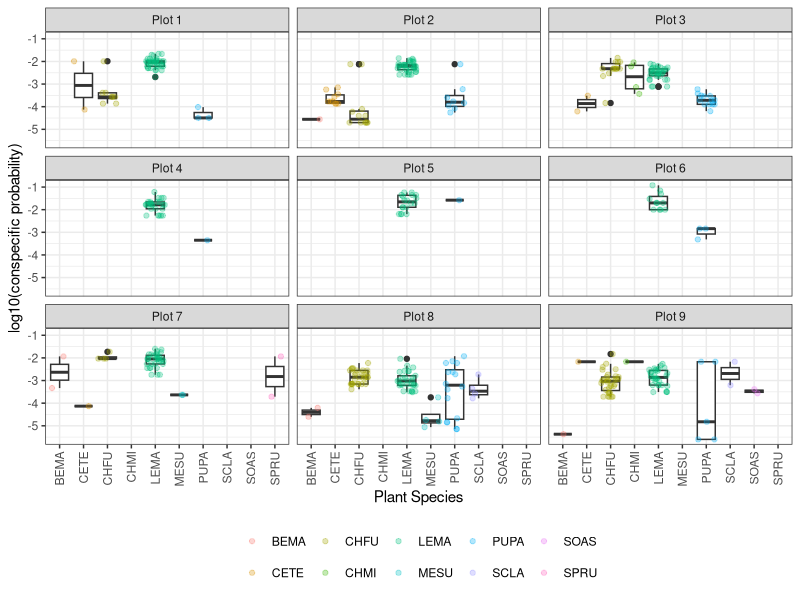
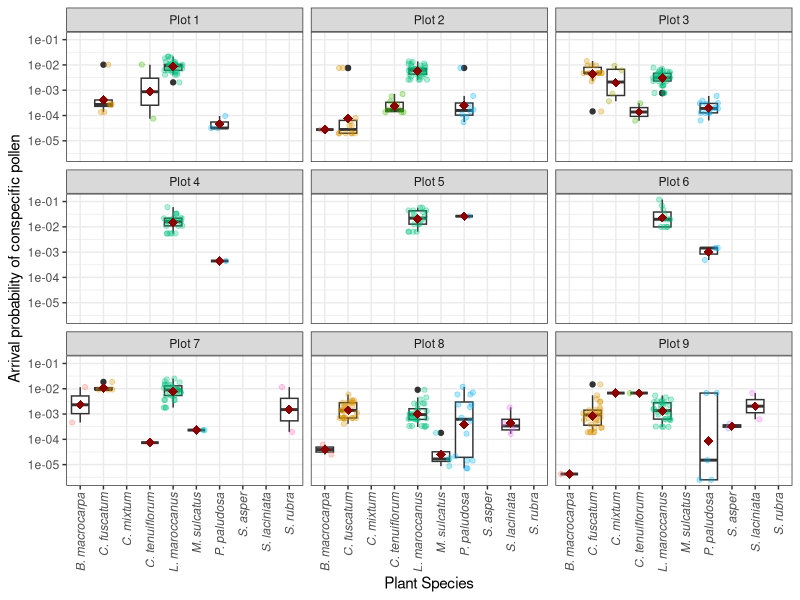
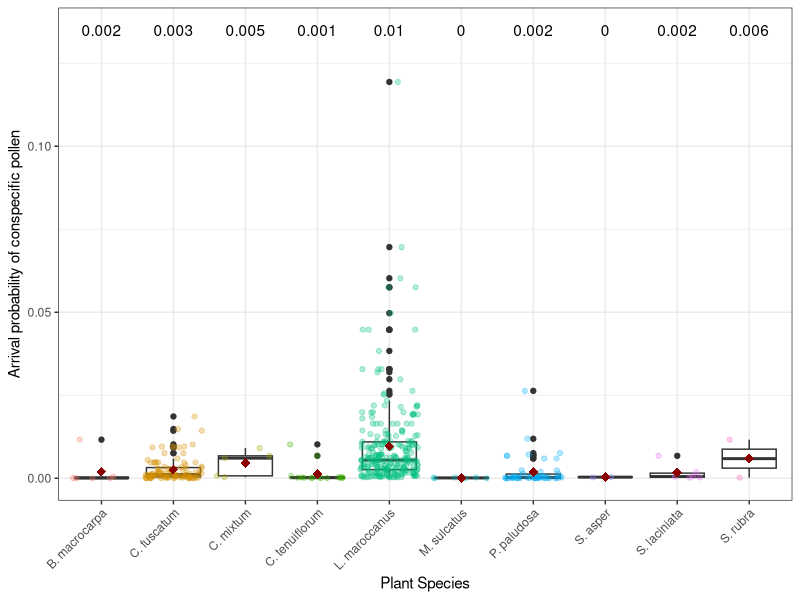
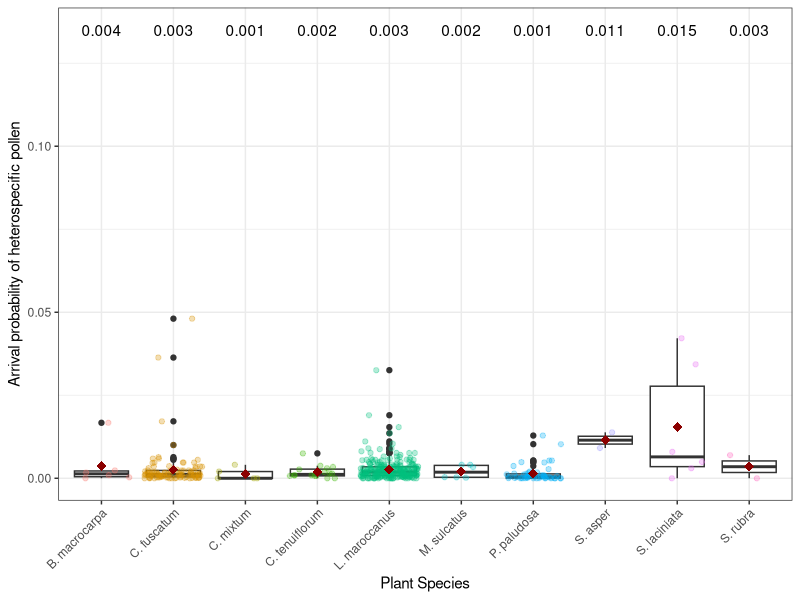
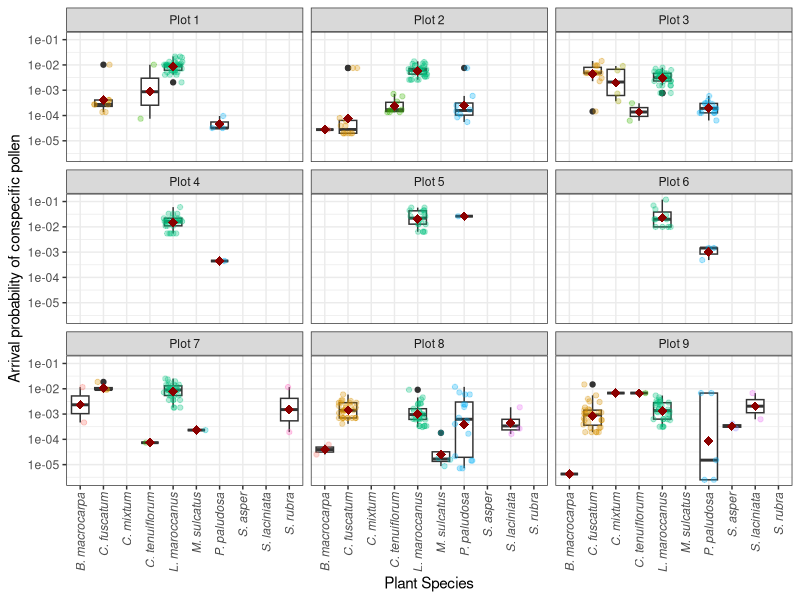
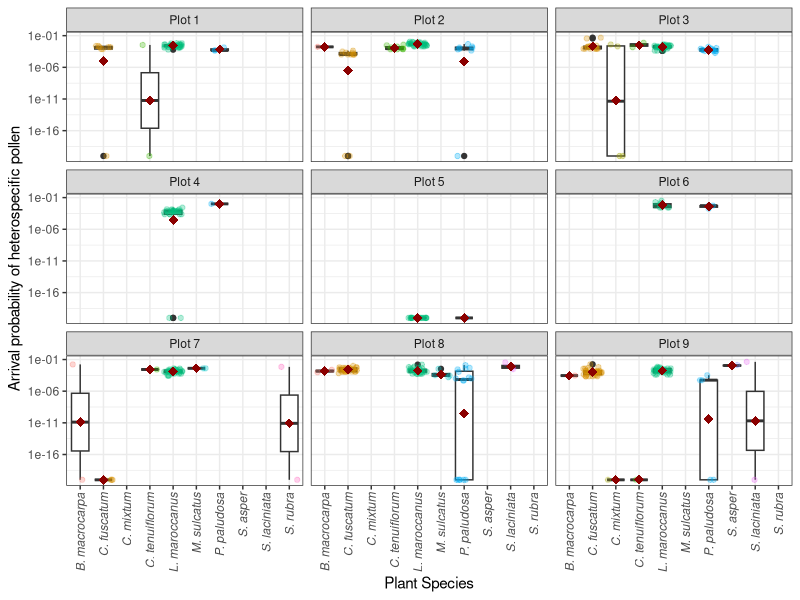
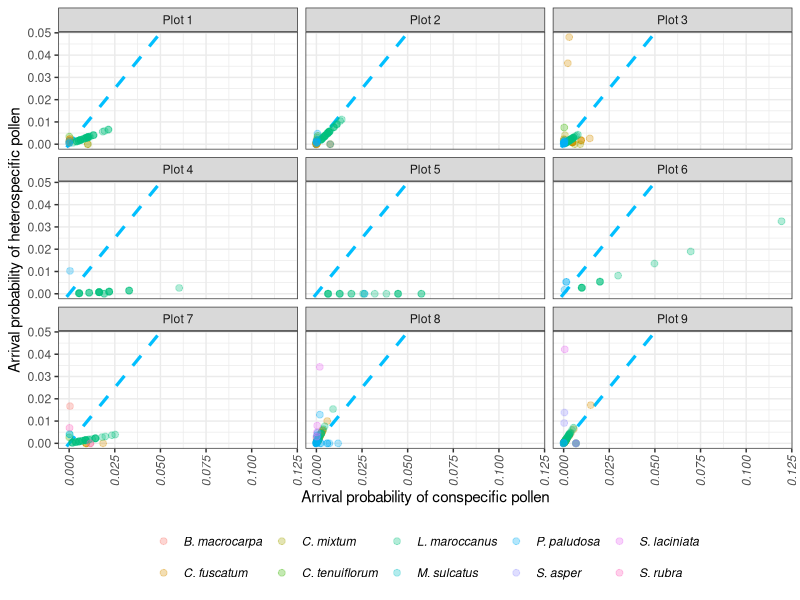
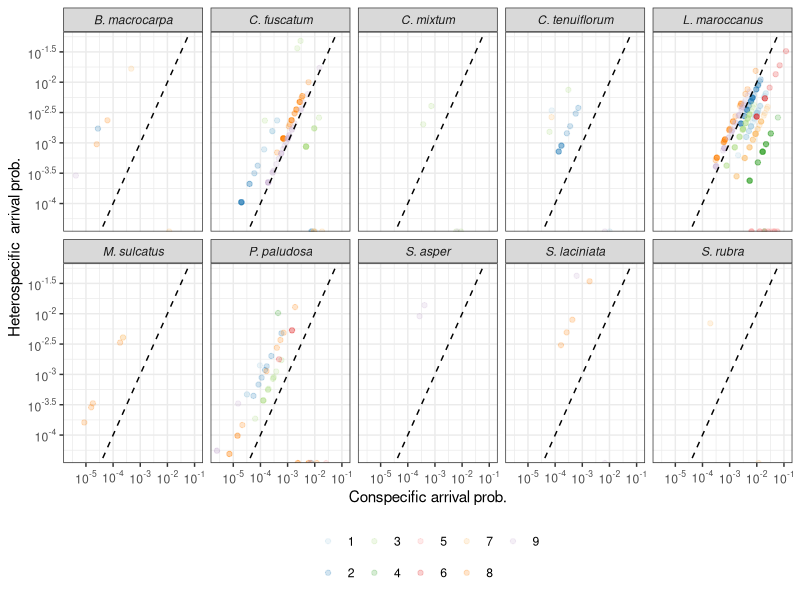

Generate these figures, in order, with R:

library(tidyverse)

Prob_results <- read_csv("Processed_data/2020_NN_plant_stationary_prob_results.csv")

Prob_results$consp_prob <- round(Prob_results$consp_prob,10)
Prob_results$heter_prob <- round(Prob_results$heter_prob,10)

plot_labs <-c(
  "Plot 1",
  "Plot 2",
  "Plot 3",
  "Plot 4",
  "Plot 5",
  "Plot 6",
  "Plot 7",
  "Plot 8",
  "Plot 9"
)
names(plot_labs) <- c(
  '1',
  '2',
  '3',
  '4',
  '5',
  "6",
  '7',
  '8',
  "9"
)



library(RColorBrewer)

ggplot(Prob_results,aes(x=layer,y=log10(consp_prob)))+
  #geom_violin()+ 
  
  geom_boxplot()+geom_point(aes(color=layer),
                            position = "jitter",alpha=0.3)+
  scale_fill_brewer(palette = 'Paired')+
  theme_bw()+
  facet_wrap(vars(Plot),nrow = 3,ncol = 3,labeller=labeller(Plot= plot_labs))+
  xlab("Plant Species") + ylab("log10(conspecific probability)") +
  labs(color = NULL)+ theme(legend.position="bottom")+
  theme(axis.text.x = element_text(angle = 90, vjust = 0.5, hjust=1))



means <- aggregate((consp_prob) ~  layer + Plot,
                   Prob_results, mean)

#Test significance of differences
library(ggpubr)
Prob_results_exp <- Prob_results
Prob_results_exp$layer[Prob_results_exp$layer == "BEMA"] <- "B. macrocarpa"
Prob_results_exp$layer[Prob_results_exp$layer == "CETE"] <- "C. tenuiflorum"
Prob_results_exp$layer[Prob_results_exp$layer == "CHFU"] <- "C. fuscatum"
Prob_results_exp$layer[Prob_results_exp$layer == "CHMI"] <- "C. mixtum"
Prob_results_exp$layer[Prob_results_exp$layer == "LEMA"] <- "L. maroccanus"
Prob_results_exp$layer[Prob_results_exp$layer == "MESU"] <- "M. sulcatus"
Prob_results_exp$layer[Prob_results_exp$layer == "PUPA"] <- "P. paludosa"
Prob_results_exp$layer[Prob_results_exp$layer == "SCLA"] <- "S. laciniata"
Prob_results_exp$layer[Prob_results_exp$layer == "SOAS"] <- "S. asper"
Prob_results_exp$layer[Prob_results_exp$layer == "SPRU"] <- "S. rubra"

# We add equiprobability line


nodes <- tibble(Plot = c(1:9), nodes = c(49,66,66,26,19,14,43,84,74)+
                            0*c(23,30,30,11,8,7,22,41,34))

Prob_results_exp_nodes <- Prob_results_exp %>% left_join(nodes, by = "Plot") 

ggplot(Prob_results_exp_nodes,
       aes(x=layer,y=(consp_prob)))+
  geom_boxplot()+
  geom_point(aes(color=layer),position = "jitter",alpha=0.3)+
  scale_fill_brewer(palette = 'Paired')+
  theme_bw()+scale_y_continuous(trans='log10')+
  stat_summary(fun=mean, colour="darkred", geom="point", 
               shape=18, size=3,show.legend = FALSE) + 
  #geom_text(data = means, aes(label = round(`(consp_prob)`,2), y = 0.1))+
  facet_wrap(vars(Plot),nrow = 3,ncol = 3,labeller=labeller(Plot= plot_labs))+
  #geom_hline(data = Prob_results_exp_nodes, aes(yintercept = 1/nodes),linetype ="dashed")+
  #ggtitle(paste0("Plot ",i)) +
  xlab("Plant Species") + ylab("Arrival probability of conspecific pollen")+
  labs(fill = NULL)+ theme(legend.position="none")+
  theme(axis.text.x = element_text(angle = 90, vjust=0.5, hjust=1))+ 
  theme(axis.text.x = element_text(face = "italic"))
#+stat_compare_means()

#Save 600 x 400

png("New_Figures/fig4_cons.png", width=1961*2, height = 1961*2*400/600, res=300*2)
ggplot(Prob_results_exp_nodes,
       aes(x=layer,y=(consp_prob)))+
  geom_boxplot()+
  geom_point(aes(color=layer),position = "jitter",alpha=0.3)+
  scale_fill_brewer(palette = 'Paired')+
  theme_bw()+scale_y_continuous(trans='log10')+
  stat_summary(fun=mean, colour="darkred", geom="point", 
               shape=18, size=3,show.legend = FALSE) + 
  #geom_text(data = means, aes(label = round(`(consp_prob)`,2), y = 0.1))+
  facet_wrap(vars(Plot),nrow = 3,ncol = 3,labeller=labeller(Plot= plot_labs))+
  #geom_hline(data = Prob_results_exp_nodes, aes(yintercept = 1/nodes),linetype ="dashed")+
  #ggtitle(paste0("Plot ",i)) +
  xlab("Plant Species") + ylab("Arrival probability of conspecific pollen")+
  labs(fill = NULL)+ theme(legend.position="none")+
  theme(axis.text.x = element_text(angle = 90, vjust=0.5, hjust=1))+ 
  theme(axis.text.x = element_text(face = "italic"))
dev.off()

means_plot <- aggregate((consp_prob) ~  Plot,
          Prob_results_exp, mean)

cor(means_plot$`(consp_prob)`,nodes$nodes,method = "spearman")
cor.test(means_plot$`(consp_prob)`,nodes$nodes,method = "spearman")

means <- aggregate((consp_prob) ~  layer,
                   Prob_results_exp, mean)

#Test significance of differences
library(ggpubr)

ggplot(Prob_results_exp,aes(x=layer,y=(consp_prob)))+
  geom_boxplot()+
  geom_point(aes(color=layer),position = "jitter",alpha=0.3)+
  scale_fill_brewer(palette = 'Paired')+
  theme_bw()+
  stat_summary(fun=mean, colour="darkred", geom="point", 
               shape=18, size=3,show.legend = FALSE) + 
  geom_text(data = means, aes(label = round(`(consp_prob)`,3), y = 0.135))+
  #facet_wrap(vars(Plot),nrow = 3,ncol = 3,labeller=labeller(Plot= plot_labs))+
  #ggtitle(paste0("Plot ",i)) +
  xlab("Plant Species") + ylab("Arrival probability of conspecific pollen")+ 
  labs(fill = NULL)+ theme(legend.position="none")+
  theme(axis.text.x = element_text(angle = 45, hjust = 1))
#+stat_compare_means()


##########################################

png("New_Figures/fig4_hter.png", width=1961*2, height = 1961*2*400/600, res=300*2)
ggplot(Prob_results_exp_nodes %>% mutate(heter_prob=heter_prob+1e-20),
       aes(x=layer,y=(heter_prob)))+
  geom_boxplot()+
  geom_point(aes(color=layer),position = "jitter",alpha=0.3)+
  scale_fill_brewer(palette = 'Paired')+
  theme_bw()+scale_y_continuous(trans='log10')+
  stat_summary(fun=mean, colour="darkred", geom="point", 
               shape=18, size=3,show.legend = FALSE) + 
  #geom_text(data = means, aes(label = round(`(consp_prob)`,2), y = 0.1))+
  facet_wrap(vars(Plot),nrow = 3,ncol = 3,labeller=labeller(Plot= plot_labs))+
  #geom_hline(data = Prob_results_exp_nodes, aes(yintercept = 1/nodes),linetype ="dashed")+
  #ggtitle(paste0("Plot ",i)) +
  xlab("Plant Species") + ylab("Arrival probability of heterospecific pollen")+
  labs(fill = NULL)+ theme(legend.position="none")+
  theme(axis.text.x = element_text(angle = 90, vjust=0.5, hjust=1))+ 
  theme(axis.text.x = element_text(face = "italic"))
dev.off()

means_plot <- aggregate((heter_prob) ~  Plot,
                        Prob_results_exp, mean)

cor(means_plot$`(heter_prob)`,nodes$nodes,method = "spearman")
cor.test(means_plot$`(heter_prob)`,nodes$nodes,method = "spearman")

means <- aggregate((heter_prob) ~  layer,
                   Prob_results_exp, mean)

#Test significance of differences
library(ggpubr)

ggplot(Prob_results_exp,aes(x=layer,y=(heter_prob)))+
  geom_boxplot()+
  geom_point(aes(color=layer),position = "jitter",alpha=0.3)+
  scale_fill_brewer(palette = 'Paired')+
  theme_bw()+
  stat_summary(fun=mean, colour="darkred", geom="point", 
               shape=18, size=3,show.legend = FALSE) + 
  geom_text(data = means, aes(label = round(`(heter_prob)`,3), y = 0.135))+
  #facet_wrap(vars(Plot),nrow = 3,ncol = 3,labeller=labeller(Plot= plot_labs))+
  #ggtitle(paste0("Plot ",i)) +
  xlab("Plant Species") + ylab("Arrival probability of heterospecific pollen")+ 
  labs(fill = NULL)+ theme(legend.position="none")+
  theme(axis.text.x = element_text(angle = 45, hjust = 1))
#+stat_compare_means()

#################

png("New_Figures/fig4_cons_VS_heter.png", width=1961*2, height = 1961*2*400/600, res=300*2)
ggplot(Prob_results_exp_nodes,# %>% filter(heter_prob>1e-20),
       aes(x=(consp_prob),y=(heter_prob)))+
  geom_abline(aes(slope= 1, intercept = 0),linetype ="dashed",color="deepskyblue", size=1.1)+
  geom_point(aes(color=layer),position="jitter",size=2,alpha=0.3)+
  scale_fill_brewer(palette = 'Paired')+
  theme_bw()+#scale_x_continuous(trans='log10')+scale_y_continuous(trans='log10')+
  # stat_summary(fun=mean, colour="darkred", geom="point", 
  #              shape=18, size=3,show.legend = FALSE) + 
  #geom_text(data = means, aes(label = round(`(consp_prob)`,2), y = 0.1))+
  facet_wrap(vars(Plot),nrow = 3,ncol = 3,labeller=labeller(Plot= plot_labs))+
  #ggtitle(paste0("Plot ",i)) +
  xlab("Arrival probability of conspecific pollen") + ylab("Arrival probability of heterospecific pollen")+
  labs(fill = NULL)+ theme(legend.position="none")+
  theme(axis.text.x = element_text(angle = 90, vjust=0.5, hjust=1))+ 
  theme(axis.text.x = element_text(face = "italic"))+
  labs(color = NULL)+ theme(legend.position="bottom")+
  theme(legend.text = element_text(face = "italic"))#+
  # theme(axis.text=element_text(size=15),  axis.title=element_text(size=15,face="bold"))+                                                                # Change font size
  # theme(strip.text.x = element_text(size = 15))+
  # theme(legend.text = element_text(size=15),legend.title=element_text(size=15))+ 
  # guides(fill = guide_legend(override.aes = list(size=2)))
dev.off()


library(scales)

png("New_Figures/fig_Probabilities.png", width=1961*2, height = 1961*2*300/600, res=300*2)
ggplot(Prob_results_exp_nodes,aes(x=consp_prob,y = heter_prob, color = as.factor(Plot)))+
  geom_point(alpha=0.2, position = "jitter")+
  #scale_shape_manual(values=1:nlevels(stationary_prob_final$Plant_Simple))+
  #facet_wrap(vars(Plot),nrow = 3,ncol = 3,labeller=labeller(Plot= plot_labs))+
  facet_wrap(vars(layer),nrow = 2,ncol = 5)+
  geom_abline(aes(slope=1,intercept=0),linetype = "dashed")+
  scale_color_brewer(palette="Paired")+
  #ggtitle(paste0("Plot ",i)) +
  xlab("Conspecific arrival prob.") + ylab("Heterospecific  arrival prob.")+
  scale_x_log10(breaks = trans_breaks("log10", function(x) 10^x),
                labels = trans_format("log10", math_format(10^.x))) +
  scale_y_log10(breaks = trans_breaks("log10", function(x) 10^x),
                labels = trans_format("log10", math_format(10^.x)))+
  theme_bw()+
  labs(color=NULL,shape=NULL)+
  theme(legend.position = "bottom")+ theme(strip.text = element_text(face = "italic"))
dev.off()